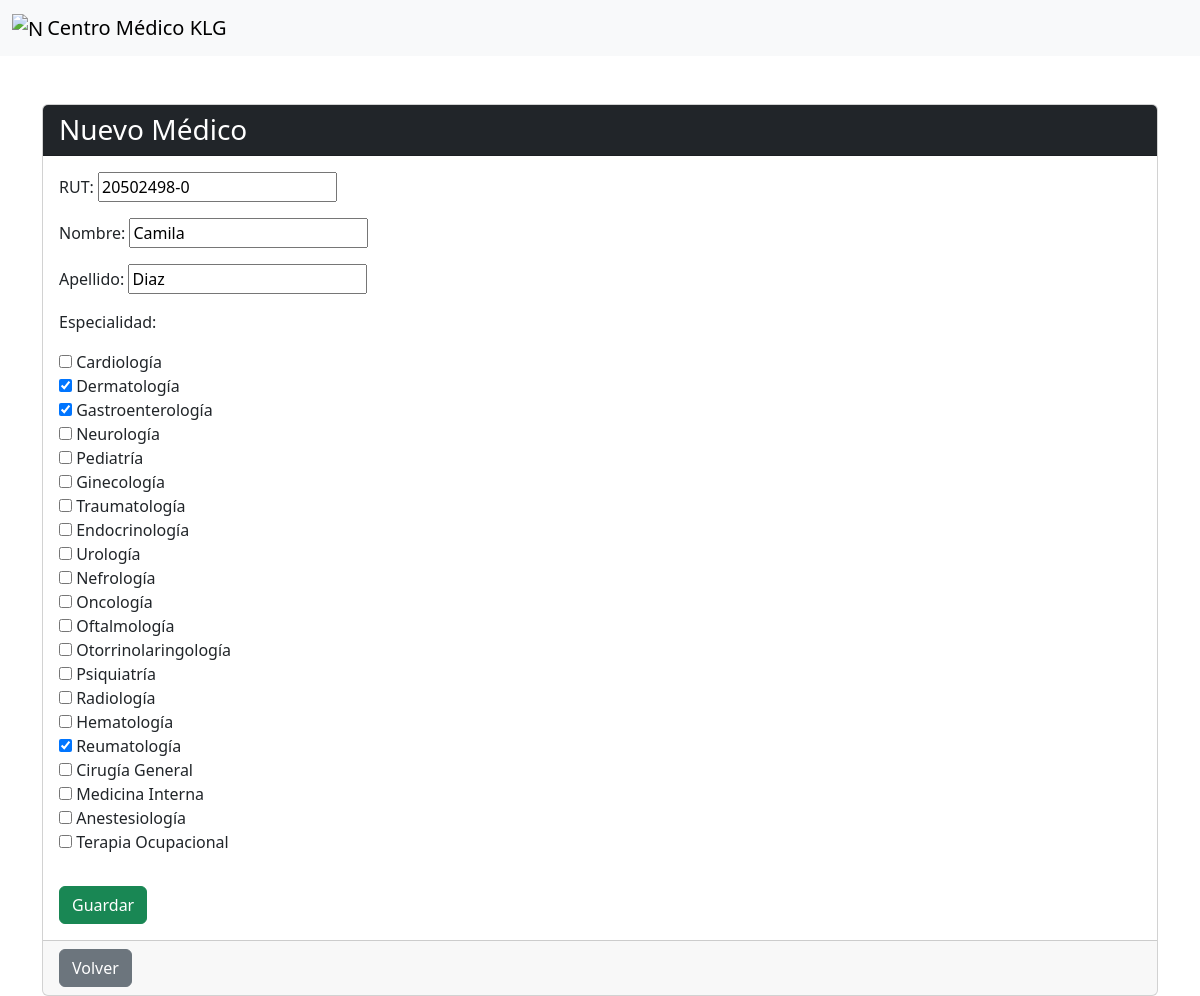
Page /medicos/20502498-0/edit/ on the committed database.
### App/models.py (models this page shows, shortened)
class Medicos(models.Model):
    rut_medico = models.CharField(primary_key=True, max_length=20)
    nombre_medico = models.CharField(max_length=255, blank=True, null=True)
    apellido_medico = models.CharField(max_length=255, blank=True, null=True)
    id_especialidad = models.ManyToManyField(Especialidades, related_name="medico_especialidad")

class Especialidades(models.Model):
    id_especialidad = models.AutoField(primary_key=True)
    nombre_especialidad = models.CharField(max_length=255, blank=True, null=True)
    def __str__(self):
        return self.nombre_especialidad or "Sin nombre"

### App/views.py (the view)
# urls.py: path('medicos/<str:rut>/edit/', views.medic_edit, name='medic_edit'),
def medic_edit(request, rut):
    medico = get_object_or_404(Medicos, rut_medico=rut)
    if request.method == "POST":
        form = MedicosForm(request.POST, instance=medico)
        if form.is_valid():
            medico = form.save()
            return redirect('medic_detail', pk=medico.pk)
    else:
        form = MedicosForm(instance=medico)
    return render(request, 'App/medic_edit.html', {'form': form})

### App/forms.py
class MedicosForm(forms.ModelForm):
    id_especialidad = forms.ModelMultipleChoiceField(
        queryset=Especialidades.objects.all(),
        widget=forms.CheckboxSelectMultiple,
        label = "Especialidad"
    )
    class Meta:
        model = Medicos
        fields = ('rut_medico','nombre_medico', 'apellido_medico', 'id_especialidad')
        labels = {
            'rut_medico': 'RUT',
            'nombre_medico': 'Nombre',
            'apellido_medico': 'Apellido',
            'id_especialidad': 'Especialidad',
        }

### App/templates/App/medic_edit.html (shortened to what this page needs)
{% extends "layout/base.html" %}
{% block content %}
<div class="container mt-5">
  <div class="card">
    <div class="card-header bg-dark text-white">
      <h3 class="mb-0">Nuevo Médico</h3>
    </div>
    <div class="card-body">
      <form method="POST" class="post-form">
        {{ form.as_p }}
        <button type="submit" class="btn btn-success mt-3">Guardar</button>
      </form>
    </div>
    <div class="card-footer">
      <a href="{% url 'medic_list' %}" class="btn btn-secondary">Volver</a>
    </div>
  </div>
</div>
{% endblock %}

### rows in the picture
Medicos: rut_medico "20502498-0", nombre_medico "Camila", apellido_medico "Diaz"
Especialidades: id_especialidad "☐ ☑ ☑ ☐ ☐ ☐ ☐ ☐ ☐ ☐ ☐ ☐ ☐ ☐ ☐ ☐ ☑ ☐ ☐ ☐ ☐"
